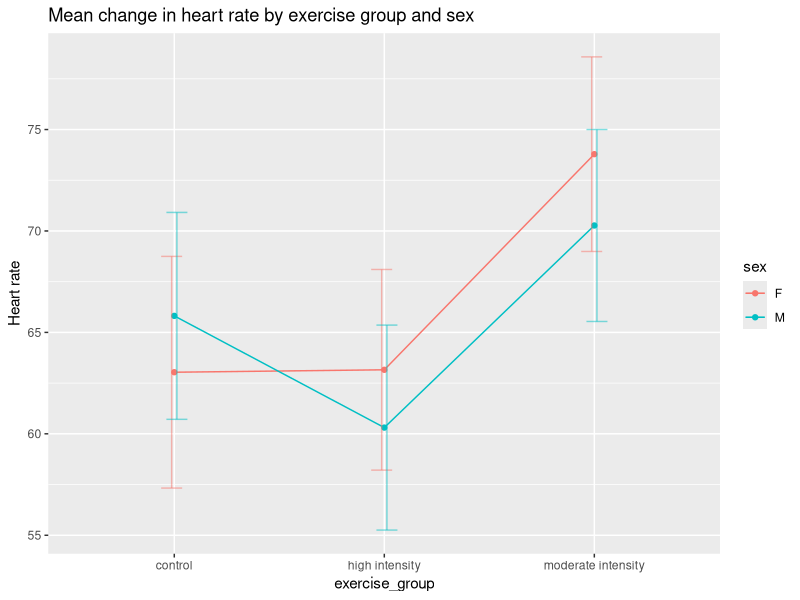

Generate this figure with R:
## ---- chunk 1
library(tidyverse)
heart_rate <- read_csv("data/simulated_heart_rates.csv")
## ---- chunk 2
g100meansSD <- heart_rate %>%
  group_by(sex, exercise_group) %>%
  summarise(meanChange = round(mean(heart_rate), 3),
            stDev = sd(heart_rate))
g100meansSD
## ---- chunk 3
ggplot(g100meansSD, aes(x=exercise_group, y=meanChange, group=sex, color=sex)) + 
    geom_line() +
    geom_point() +
    geom_errorbar(aes(ymin=meanChange-stDev, ymax=meanChange+stDev), width=.2,
                  position=position_dodge(0.05), alpha=.5) +
  labs(y = "Heart rate",
       title = "Mean change in heart rate by exercise group and sex") 
